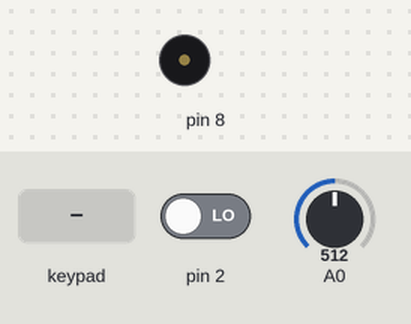
The sketch below on a simulated Arduino Uno, built with avr-gcc and run on an emulated ATmega328P. Shown: buzzer (waves = sounding). The inputs (shaded band) are chosen by the test bench; at power-on: A0 = 512, pin 2 LOW.

Above: at 1.2 s.
1.3 s: key '1' pressed
At 1.53 s:
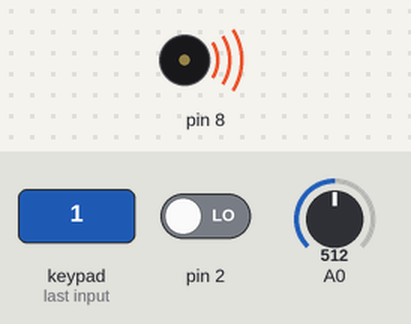
4.3 s: A0 set to 0
At 5.0 s:
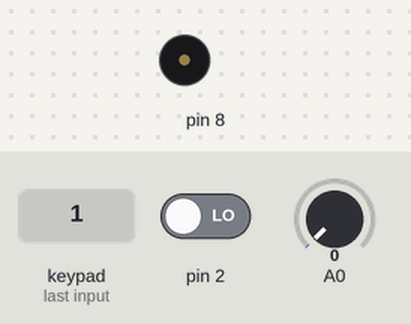
5.8 s: A0 set to 122
At 7.0 s:
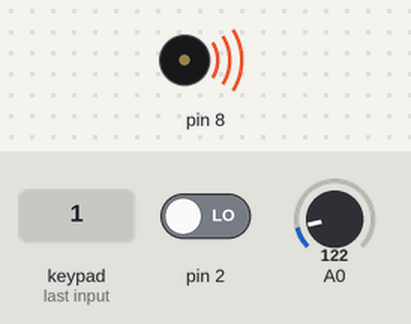
8.8 s: pin 2 driven HIGH
10.3 s: keypad keys 1 2 pressed 0.4 s apart
At 12.2 s:
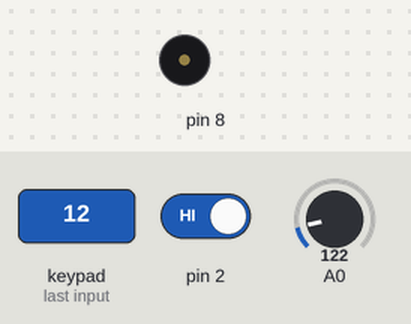
Timing chart, 0 to 13.6 s (numbered marks = the images above; inputs shaded):
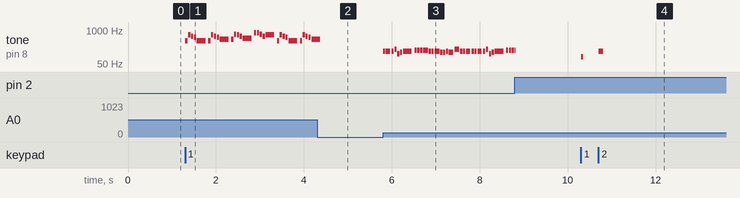

Measured:
- after the input at 1.3 s, tone on pin 8: plays 392 Hz for 0.05 s, 659 Hz for 0.05 s, 587 Hz for 0.05 s, 523 Hz for 0.05 s, 392 Hz for 0.20 s, 392 Hz for 0.05 s … (30 notes in this stretch), starting at once
- after the input at 4.3 s, tone on pin 8: goes on until 4.4 s, then stays silent
- after the input at 5.8 s, tone on pin 8: plays 157 Hz for 0.05 s, 157 Hz for 0.10 s, 157 Hz for 0.05 s, 186 Hz for 0.05 s, 124 Hz for 0.05 s, 139 Hz for 0.05 s … (34 notes in this stretch), starting at once
- after the input at 10.3 s, tone on pin 8: silent → 93 Hz at once, → silent 0.05 s later, → 157 Hz 0.35 s later, → silent 0.10 s later

The sketch:

part4.ino
```cpp
#include <Keypad.h>
#include "pitches.h"
#include "odeToJoy.h"
#include "jingleBells.h"

const byte rowsnum = 4;
const byte colsnum = 4;
byte rowpoints[rowsnum] = {18, 19, 20, 21};
byte colpoints[colsnum] = {22, 23, 24, 25};
char keys[rowsnum][colsnum] = {
  {'7', '8', '9', '/'},
  {'4', '5', '6', '*'},
  {'1', '2', '3', '-'},
  {'o', '0', '=', '+'}
};

Keypad keypad = Keypad( makeKeymap(keys), rowpoints, colpoints, rowsnum, colsnum );

float scale = 0;
int i = 0;

void setup() {
  pinMode(2, INPUT);
}

void loop() {
  i = 0;
  char key = keypad.getKey();
  if (key) {
    while (true) {
      if (key == '1') {
        for (int thisNote = 0; thisNote < sizeof(jingleBells) / sizeof(int); thisNote++) {
          scale = analogRead(A0) / 512.0;
          int noteDuration1 = 400 / noteDurations1[thisNote];
          tone(8, (int)(jingleBells[thisNote]*scale), noteDuration1);
          delay((int)(noteDuration1 * 1.3));
          if (digitalRead(2) == HIGH)
            i = 1;
          if (i == 1)
            return;
        }
      }
      if (key == '2') {
        for (int thisNote = 0; thisNote < sizeof(odeTojoy) / sizeof(int); thisNote++) {
          scale = analogRead(A0) / 512.0;
          int noteDuration2 = 400 / noteDurations2[thisNote];
          tone(8, (int)(odeTojoy[thisNote]*scale), noteDuration2);
          delay((int)(noteDuration2 * 1.3));
          if (digitalRead(2) == HIGH)
            i = 1;
          if (i == 1)
            return;
        }
      }
    }
  }
}
```

jingleBells.h
```cpp
int jingleBells[] = {
  NOTE_G4, NOTE_E5, NOTE_D5,NOTE_C5, NOTE_G4, NOTE_G4, NOTE_E5,NOTE_D5,NOTE_C5,NOTE_A4,

  NOTE_A4, NOTE_F5, NOTE_E5,NOTE_D5, NOTE_B4, NOTE_G5, NOTE_G5,NOTE_F5,NOTE_D5,NOTE_E5,

  NOTE_G4, NOTE_E5, NOTE_D5,NOTE_C5, NOTE_G4, NOTE_G4,NOTE_E5,NOTE_D5,NOTE_C5,NOTE_A4,

   NOTE_A4, NOTE_F5,NOTE_E5, NOTE_D5, NOTE_G5,NOTE_G5,NOTE_G5,NOTE_G5,NOTE_G5,NOTE_A5,NOTE_G5,NOTE_F5,NOTE_D5,NOTE_C5,NOTE_D5,

  NOTE_E5, NOTE_E5, NOTE_E5,NOTE_E5, NOTE_E5, NOTE_E5,NOTE_E5,NOTE_G5,NOTE_C5,NOTE_D5,NOTE_E5,

  NOTE_F5, NOTE_F5, NOTE_F5,NOTE_F5, NOTE_F5, NOTE_F5,NOTE_E5,NOTE_E5,NOTE_E5,NOTE_E5,NOTE_E5,NOTE_D5,NOTE_D5,NOTE_E5,NOTE_D5,NOTE_G5,

  NOTE_E5, NOTE_E5, NOTE_E5,NOTE_E5, NOTE_E5, NOTE_E5,NOTE_E5,NOTE_G5,NOTE_C5,NOTE_D5,NOTE_E5,

  NOTE_F5, NOTE_F5, NOTE_F5,NOTE_F5, NOTE_F5, NOTE_F5,NOTE_E5,NOTE_E5,NOTE_E5,NOTE_E5,NOTE_G5,NOTE_G5,NOTE_F5,NOTE_D5,NOTE_C5
};

int noteDurations1[] = {
  8,8,8,8,2,8,8,8,8,2,
  8,8,8,8,2,8,8,8,8,2,
  8,8,8,8,2,8,8,8,8,2,
  8,8,8,8,8,8,8,16,16,8,8,8,8,4,4,
  8,8,4,8,8,4,8,8,8,8,2,
  8,8,8,16,16,8,8,8,16,16,8,8,8,8,4,4,
  8,8,4,8,8,4,8,8,8,8,2,
  8,8,8,16,16,8,8,8,16,16,8,8,8,8
};
```

odeToJoy.h
```cpp
int odeTojoy[] = {NOTE_E5,NOTE_E5,NOTE_F5,NOTE_G5,NOTE_G5,NOTE_F5,NOTE_E5,NOTE_D5,NOTE_C5,NOTE_C5,NOTE_D5,NOTE_E5,NOTE_E5,NOTE_D5,NOTE_D5,   //Ode To Joy
               NOTE_E5,NOTE_E5,NOTE_F5,NOTE_G5,NOTE_G5,NOTE_F5,NOTE_E5,NOTE_D5,NOTE_C5,NOTE_C5,NOTE_D5,NOTE_E5,NOTE_D5,NOTE_C5,NOTE_C5,
               NOTE_D5,NOTE_D5,NOTE_E5,NOTE_C5,NOTE_D5,NOTE_E5,NOTE_F5,NOTE_E5,NOTE_C5,NOTE_D5,NOTE_E5,NOTE_F5,NOTE_E5,NOTE_D5,NOTE_C5,NOTE_D5,NOTE_G4,
               NOTE_E5,NOTE_E5,NOTE_F5,NOTE_G5,NOTE_G5,NOTE_F5,NOTE_E5,NOTE_D5,NOTE_C5,NOTE_C5,NOTE_D5,NOTE_E5,NOTE_D5,NOTE_C5,NOTE_C5};
int noteDurations2[] =  {4,4,4,4,4,4,4,3,4,4,4,4,3,8,2,
                  3,4,4,4,4,4,4,3,4,4,4,4,3,8,2,
                  3,4,4,4,4,8,8,4,4,4,8,8,3,8,2,
                  3,4,4,4,4,4,4,4,4,4,4,4,3,8,2};
```

pitches.h
```cpp
#define NOTE_B0  31
#define NOTE_C1  33
#define NOTE_CS1 35
#define NOTE_D1  37
#define NOTE_DS1 39
#define NOTE_E1  41
#define NOTE_F1  44
#define NOTE_FS1 46
#define NOTE_G1  49
#define NOTE_GS1 52
#define NOTE_A1  55
#define NOTE_AS1 58
#define NOTE_B1  62
#define NOTE_C2  65
#define NOTE_CS2 69
#define NOTE_D2  73
#define NOTE_DS2 78
#define NOTE_E2  82
#define NOTE_F2  87
#define NOTE_FS2 93
#define NOTE_G2  98
#define NOTE_GS2 104
#define NOTE_A2  110
#define NOTE_AS2 117
#define NOTE_B2  123
#define NOTE_C3  131
#define NOTE_CS3 139
#define NOTE_D3  147
#define NOTE_DS3 156
#define NOTE_E3  165
#define NOTE_F3  175
#define NOTE_FS3 185
#define NOTE_G3  196
#define NOTE_GS3 208
#define NOTE_A3  220
#define NOTE_AS3 233
#define NOTE_B3  247
#define NOTE_C4  262
#define NOTE_CS4 277
#define NOTE_D4  294
#define NOTE_DS4 311
#define NOTE_E4  330
#define NOTE_F4  349
#define NOTE_FS4 370
#define NOTE_G4  392
#define NOTE_GS4 415
#define NOTE_A4  440
#define NOTE_AS4 466
#define NOTE_B4  494
#define NOTE_C5  523
#define NOTE_CS5 554
#define NOTE_D5  587
#define NOTE_DS5 622
#define NOTE_E5  659
#define NOTE_F5  698
#define NOTE_FS5 740
#define NOTE_G5  784
#define NOTE_GS5 831
#define NOTE_A5  880
#define NOTE_AS5 932
#define NOTE_B5  988
#define NOTE_C6  1047
#define NOTE_CS6 1109
#define NOTE_D6  1175
#define NOTE_DS6 1245
#define NOTE_E6  1319
#define NOTE_F6  1397
#define NOTE_FS6 1480
#define NOTE_G6  1568
#define NOTE_GS6 1661
#define NOTE_A6  1760
#define NOTE_AS6 1865
#define NOTE_B6  1976
#define NOTE_C7  2093
#define NOTE_CS7 2217
#define NOTE_D7  2349
#define NOTE_DS7 2489
#define NOTE_E7  2637
#define NOTE_F7  2794
#define NOTE_FS7 2960
#define NOTE_G7  3136
#define NOTE_GS7 3322
#define NOTE_A7  3520
#define NOTE_AS7 3729
#define NOTE_B7  3951
#define NOTE_C8  4186
#define NOTE_CS8 4435
#define NOTE_D8  4699
#define NOTE_DS8 4978
```
